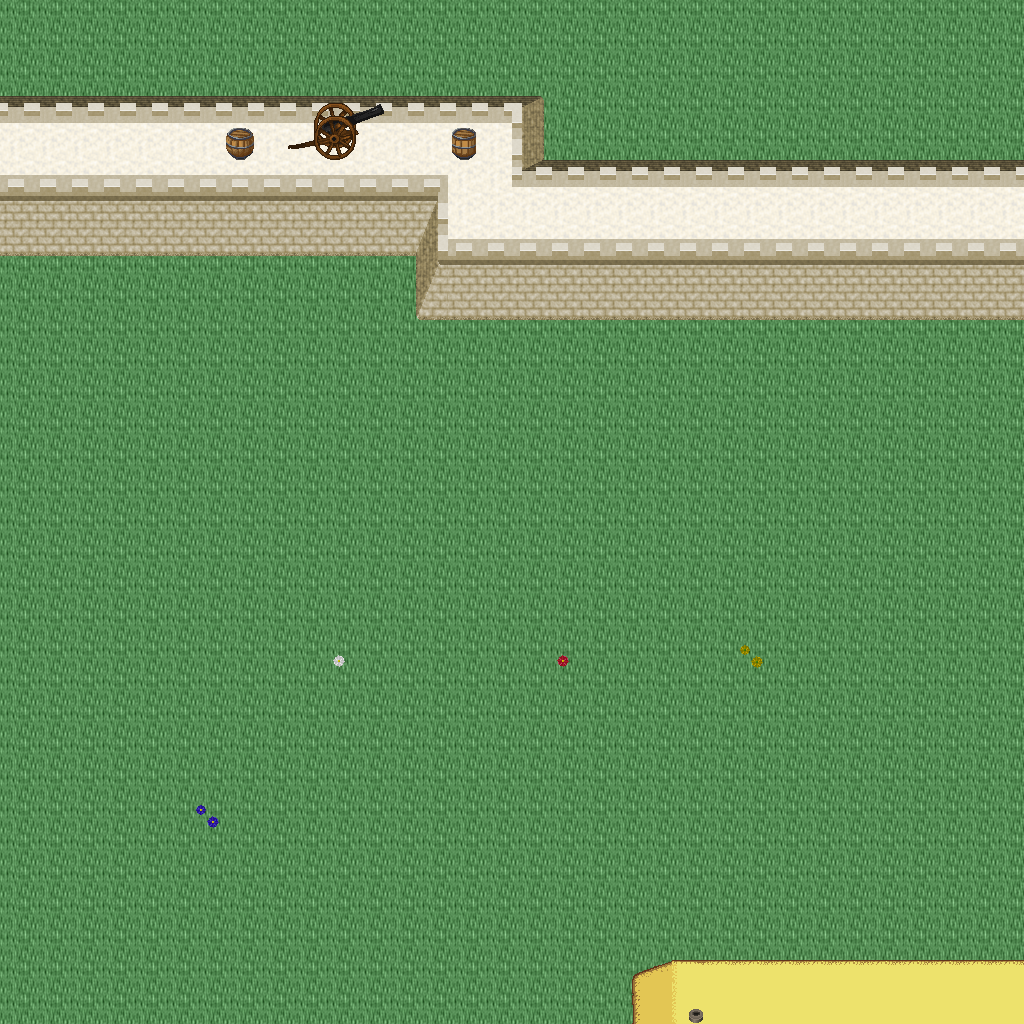

This game map was drawn from its Tiled (.tmx) file and the tilesets committed beside it. A one-line description and the trimmed map source follow:
An orthogonal 32x32 tile map with 32x32 px tiles, 5 tile layers (Ground, Objects, Objects2, Above, ...), 1 hidden layer not drawn, 55 tilesets.

<map version="1.10" tiledversion="1.11.0" orientation="orthogonal" renderorder="right-down" width="32" height="32" tilewidth="32" tileheight="32" infinite="0" nextlayerid="11" nextobjectid="1">
 <tileset firstgid="1" name="logic_collision" tilewidth="32" tileheight="32" tilecount="1" columns="1">
  <image source="../drawable/logic_collision.png" width="32" height="32" />
 </tileset>
 <tileset firstgid="2" name="ground_ground" tilewidth="32" tileheight="32" tilecount="33" columns="3">
  <image source="../drawable/ground_ground.png" width="96" height="352" />
 </tileset>
 <tileset firstgid="35" name="building_castle" tilewidth="32" tileheight="32" tilecount="320" columns="20">
  <image source="../drawable/building_castle.png" width="640" height="512" />
 </tileset>
 <tileset firstgid="355" name="item_weapon_cannon" tilewidth="32" tileheight="32" tilecount="12" columns="3">
  <image source="../drawable/item_weapon_cannon.png" width="96" height="128" />
 </tileset>
 <tileset firstgid="367" name="item_pot_barrels_1" tilewidth="32" tileheight="32" tilecount="8" columns="4">
  <image source="../drawable/item_pot_barrels_1.png" width="128" height="64" />
 </tileset>
 <tileset firstgid="375" name="building_door_door" tilewidth="32" tileheight="32" tilecount="6" columns="3">
  <image source="../drawable/building_door_door.png" width="96" height="64" />
 </tileset>
 <tileset firstgid="381" name="building_door_closed" tilewidth="32" tileheight="32" tilecount="1" columns="1">
  <image source="../drawable/building_door_closed.png" width="32" height="32" />
 </tileset>
 <tileset firstgid="382" name="building_window_window_centered" tilewidth="32" tileheight="32" tilecount="1" columns="1">
  <image source="../drawable/building_window_window_centered.png" width="32" height="32" />
 </tileset>
 <tileset firstgid="383" name="building_decoration_chimney_big" tilewidth="32" tileheight="32" tilecount="2" columns="1">
  <image source="../drawable/building_decoration_chimney_big.png" width="32" height="64" />
 </tileset>
 <tileset firstgid="385" name="ground_grass_edges" tilewidth="32" tileheight="32" tilecount="36" columns="12">
  <image source="../drawable/ground_grass_edges.png" width="384" height="96" />
 </tileset>
 <tileset firstgid="421" name="ground_grass_corners" tilewidth="32" tileheight="32" tilecount="24" columns="6">
  <image source="../drawable/ground_grass_corners.png" width="192" height="128" />
 </tileset>
 <tileset firstgid="445" name="plant_tree_fall_trees" tilewidth="32" tileheight="32" tilecount="40" columns="8">
  <image source="../drawable/plant_tree_fall_trees.png" width="256" height="160" />
 </tileset>
 <tileset firstgid="485" name="plant_tree_locust_tree" tilewidth="32" tileheight="32" tilecount="20" columns="4">
  <image source="../drawable/plant_tree_locust_tree.png" width="128" height="160" />
 </tileset>
 <tileset firstgid="505" name="furniture_chair_bench_white" tilewidth="32" tileheight="32" tilecount="8" columns="2">
  <image source="../drawable/furniture_chair_bench_white.png" width="64" height="128" />
 </tileset>
 <tileset firstgid="513" name="plant_flower_daisy_blue" tilewidth="32" tileheight="32" tilecount="8" columns="2">
  <image source="../drawable/plant_flower_daisy_blue.png" width="64" height="128" />
 </tileset>
 <tileset firstgid="521" name="plant_flower_daisy_red" tilewidth="32" tileheight="32" tilecount="8" columns="2">
  <image source="../drawable/plant_flower_daisy_red.png" width="64" height="128" />
 </tileset>
 <tileset firstgid="529" name="plant_flower_daisy_white" tilewidth="32" tileheight="32" tilecount="8" columns="2">
  <image source="../drawable/plant_flower_daisy_white.png" width="64" height="128" />
 </tileset>
 <tileset firstgid="537" name="plant_flower_daisy_yellow" tilewidth="32" tileheight="32" tilecount="8" columns="2">
  <image source="../drawable/plant_flower_daisy_yellow.png" width="64" height="128" />
 </tileset>
 <tileset firstgid="545" name="plant_flower_flower_bed_1" tilewidth="32" tileheight="32" tilecount="35" columns="7">
  <image source="../drawable/plant_flower_flower_bed_1.png" width="224" height="160" />
 </tileset>
 <tileset firstgid="580" name="plant_flower_planted_containers" tilewidth="32" tileheight="32" tilecount="16" columns="4">
  <image source="../drawable/plant_flower_planted_containers.png" width="128" height="128" />
 </tileset>
 <tileset firstgid="596" name="item_pot_pot_grey" tilewidth="32" tileheight="32" tilecount="1" columns="1">
  <image source="../drawable/item_pot_pot_grey.png" width="32" height="32" />
 </tileset>
 <tileset firstgid="597" name="item_pot_pot_burgundy" tilewidth="32" tileheight="32" tilecount="1" columns="1">
  <image source="../drawable/item_pot_pot_burgundy.png" width="32" height="32" />
 </tileset>
 <tileset firstgid="598" name="building_decoration_chimney" tilewidth="32" tileheight="32" tilecount="2" columns="1">
  <image source="../drawable/building_decoration_chimney.png" width="32" height="64" />
 </tileset>
 <tileset firstgid="600" name="furniture_light_lamp_blue" tilewidth="32" tileheight="32" tilecount="3" columns="1">
  <image source="../drawable/furniture_light_lamp_blue.png" width="32" height="96" />
 </tileset>
 <tileset firstgid="603" name="light_dim_light_7x5" tilewidth="32" tileheight="32" tilecount="35" columns="7">
  <image source="../drawable/light_dim_light_7x5.png" width="224" height="160" />
 </tileset>
 <tileset firstgid="638" name="logic_protection" tilewidth="32" tileheight="32" tilecount="2" columns="2">
  <image source="../drawable/logic_protection.png" width="64" height="32" />
 </tileset>
 <tileset firstgid="640" name="furniture_table_bazaar_table_1" tilewidth="32" tileheight="32" tilecount="4" columns="2">
  <image source="../drawable/furniture_table_bazaar_table_1.png" width="64" height="64" />
 </tileset>
 <tileset firstgid="644" name="furniture_table_bazaar_table_2" tilewidth="32" tileheight="32" tilecount="6" columns="2">
  <image source="../drawable/furniture_table_bazaar_table_2.png" width="64" height="96" />
 </tileset>
 <tileset firstgid="650" name="furniture_table_bazaar_table_3" tilewidth="32" tileheight="32" tilecount="6" columns="2">
  <image source="../drawable/furniture_table_bazaar_table_3.png" width="64" height="96" />
 </tileset>
 <tileset firstgid="656" name="furniture_table_bazaar_table_4" tilewidth="32" tileheight="32" tilecount="6" columns="2">
  <image source="../drawable/furniture_table_bazaar_table_4.png" width="64" height="96" />
 </tileset>
 <tileset firstgid="662" name="furniture_table_bazaar_table_5" tilewidth="32" tileheight="32" tilecount="6" columns="2">
  <image source="../drawable/furniture_table_bazaar_table_5.png" width="64" height="96" />
 </tileset>
 <tileset firstgid="668" name="furniture_table_flowers_on_bench2" tilewidth="32" tileheight="32" tilecount="6" columns="3">
  <image source="../drawable/furniture_table_flowers_on_bench2.png" width="96" height="64" />
 </tileset>
 <tileset firstgid="674" name="furniture_table_flowers_on_benches" tilewidth="32" tileheight="32" tilecount="10" columns="2">
  <image source="../drawable/furniture_table_flowers_on_benches.png" width="64" height="160" />
 </tileset>
 <tileset firstgid="684" name="furniture_table_vendors_table" tilewidth="32" tileheight="32" tilecount="35" columns="7">
  <image source="../drawable/furniture_table_vendors_table.png" width="224" height="160" />
 </tileset>
 <tileset firstgid="719" name="item_drink_bottles_and_cups" tilewidth="32" tileheight="32" tilecount="16" columns="4">
  <image source="../drawable/item_drink_bottles_and_cups.png" width="128" height="128" />
 </tileset>
 <tileset firstgid="735" name="item_drink_beers_and_flasks" tilewidth="32" tileheight="32" tilecount="12" columns="4">
  <image source="../drawable/item_drink_beers_and_flasks.png" width="128" height="96" />
 </tileset>
 <tileset firstgid="747" name="item_drink_casks" tilewidth="32" tileheight="32" tilecount="4" columns="2">
  <image source="../drawable/item_drink_casks.png" width="64" height="64" />
 </tileset>
 <tileset firstgid="751" name="item_food_meals_1" tilewidth="32" tileheight="32" tilecount="2" columns="2">
  <image source="../drawable/item_food_meals_1.png" width="64" height="32" />
 </tileset>
 <tileset firstgid="753" name="item_food_rustic_meals" tilewidth="32" tileheight="32" tilecount="2" columns="2">
  <image source="../drawable/item_food_rustic_meals.png" width="64" height="32" />
 </tileset>
 <tileset firstgid="755" name="item_household_food_preparation_2" tilewidth="32" tileheight="32" tilecount="4" columns="2">
  <image source="../drawable/item_household_food_preparation_2.png" width="64" height="64" />
 </tileset>
 <tileset firstgid="759" name="item_pot_barrels_2" tilewidth="32" tileheight="32" tilecount="8" columns="4">
  <image source="../drawable/item_pot_barrels_2.png" width="128" height="64" />
 </tileset>
 <tileset firstgid="767" name="item_pot_barrels_1" tilewidth="32" tileheight="32" tilecount="8" columns="4">
  <image source="../drawable/item_pot_barrels_1.png" width="128" height="64" />
 </tileset>
 <tileset firstgid="775" name="item_drink_olive_oil_vinegar" tilewidth="32" tileheight="32" tilecount="4" columns="2">
  <image source="../drawable/item_drink_olive_oil_vinegar.png" width="64" height="64" />
 </tileset>
 <tileset firstgid="779" name="ground_ground_3" tilewidth="32" tileheight="32" tilecount="5" columns="5">
  <image source="../drawable/ground_ground_3.png" width="160" height="32" />
 </tileset>
 <tileset firstgid="784" name="building_decoration_banner" tilewidth="32" tileheight="32" tilecount="12" columns="1">
  <image source="../drawable/building_decoration_banner.png" width="32" height="384" />
 </tileset>
 <tileset firstgid="796" name="building_cottage" tilewidth="32" tileheight="32" tilecount="256" columns="16">
  <image source="../drawable/building_cottage.png" width="512" height="512" />
 </tileset>
 <tileset firstgid="1052" name="building_roof_thatched_roof" tilewidth="32" tileheight="32" tilecount="256" columns="16">
  <image source="../drawable/building_roof_thatched_roof.png" width="512" height="512" />
 </tileset>
 <tileset firstgid="1308" name="building_door_doors" tilewidth="32" tileheight="32" tilecount="256" columns="16">
  <image source="../drawable/building_door_doors.png" width="512" height="512" />
 </tileset>
 <tileset firstgid="1564" name="building_window_windows" tilewidth="32" tileheight="32" tilecount="256" columns="16">
  <image source="../drawable/building_window_windows.png" width="512" height="512" />
 </tileset>
 <tileset firstgid="1820" name="logic_portal" tilewidth="32" tileheight="32" tilecount="24" columns="8">
  <image source="../drawable/logic_portal.png" width="256" height="96" />
 </tileset>
 <tileset firstgid="1844" name="plant_bush_leafy" tilewidth="32" tileheight="32" tilecount="48" columns="8">
  <image source="../drawable/plant_bush_leafy.png" width="256" height="192" />
 </tileset>
 <tileset firstgid="1892" name="plant_bushes_and_trees" tilewidth="32" tileheight="32" tilecount="144" columns="16">
  <image source="../drawable/plant_bushes_and_trees.png" width="512" height="289" />
 </tileset>
 <tileset firstgid="2036" name="plant_bush_berried" tilewidth="32" tileheight="32" tilecount="60" columns="5">
  <image source="../drawable/plant_bush_berried.png" width="160" height="384" />
 </tileset>
 <tileset firstgid="2096" name="plant_bush_fern" tilewidth="32" tileheight="32" tilecount="32" columns="8">
  <image source="../drawable/plant_bush_fern.png" width="256" height="128" />
 </tileset>
 <tileset firstgid="2128" name="plant_bush_bush_pinks" tilewidth="32" tileheight="32" tilecount="4" columns="2">
  <image source="../drawable/plant_bush_bush_pinks.png" width="64" height="64" />
 </tileset>
 <layer id="1" name="Ground" width="32" height="32">
  <data>[1024 cells, 1024 non-empty, 6 distinct tile ids]</data>
 </layer>
 <layer id="2" name="Objects" width="32" height="32">
  <data>[1024 cells, 72 non-empty, 11 distinct tile ids]</data>
 </layer>
 <layer id="3" name="Objects2" width="32" height="32">
  <data>[1024 cells, 8 non-empty, 8 distinct tile ids]</data>
 </layer>
 <layer id="4" name="Above" width="32" height="32">
  <data>[1024 cells, 26 non-empty, 8 distinct tile ids]</data>
 </layer>
 <layer id="5" name="Above2" width="32" height="32">
  <data>[1024 cells, 1 non-empty, 1 distinct tile ids]</data>
 </layer>
 <layer id="6" name="Walkable" width="32" height="32" visible="0">
  <data>[1024 cells, 168 non-empty, 1 distinct tile ids]</data>
 </layer>
 <objectgroup id="7" name="Mapevents" />
 <objectgroup id="8" name="Spawn" />
 <objectgroup id="9" name="Keys" />
 <objectgroup id="10" name="Replace" />
</map>
